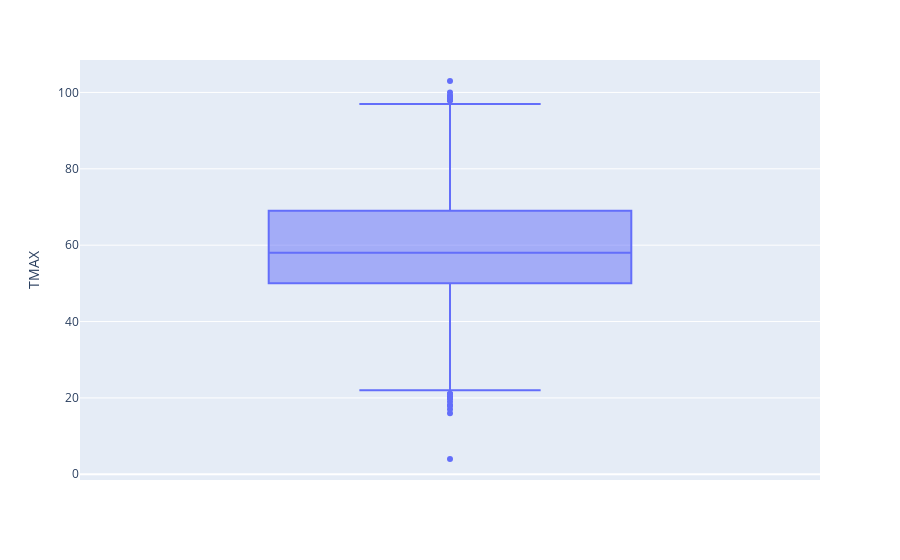

The notebook cell saved with this chart:
### Code cell
fig = px.box(df, y='TMAX')

fig.show()

### Figure 1 — Plotly figure (JSON) as saved in the notebook; plotly's stock layout.template omitted (floating-point values rounded to 4 significant figures; data arrays with more than 128 entries replaced by an {"elided": "..."} marker saying what was removed)
{"data": [{"alignmentgroup": "True", "hovertemplate": "TMAX=%{y}<extra></extra>", "legendgroup": "", "marker": {"color": "#636efa"}, "name": "", "notched": false, "offsetgroup": "", "orientation": "v", "showlegend": false, "type": "box", "x0": " ", "xaxis": "x", "y": {"elided": "25551 int values"}, "y0": " ", "yaxis": "y"}], "layout": {"boxmode": "group", "legend": {"tracegroupgap": 0}, "margin": {"t": 60}, "xaxis": {"anchor": "y", "domain": [0, 1]}, "yaxis": {"anchor": "x", "domain": [0, 1], "title": {"text": "TMAX"}}}}
